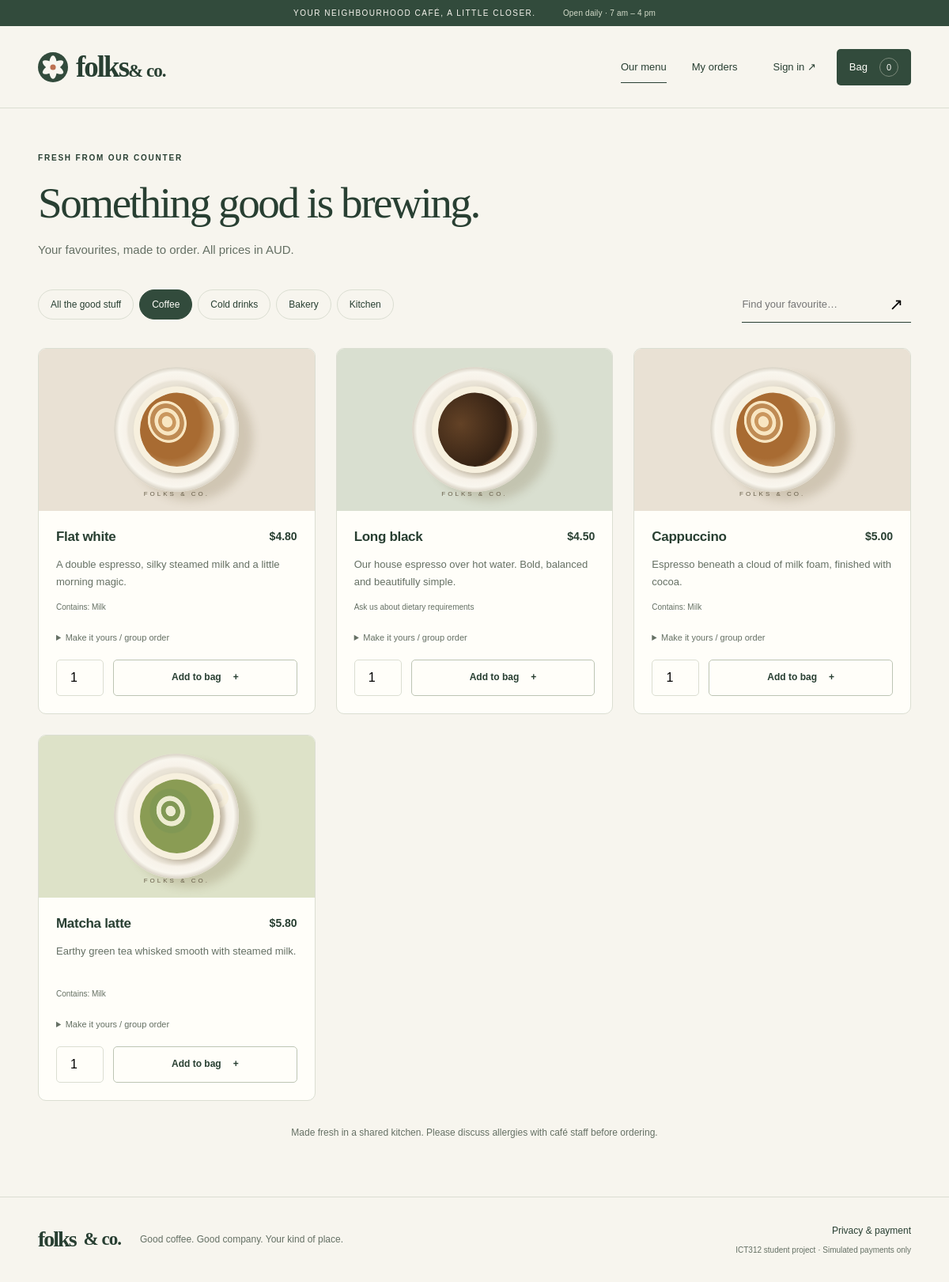
/index.php?page=menu&category=Coffee, run on the app's committed database.
### tables this page shows
CREATE TABLE IF NOT EXISTS menu_items (
 id BIGINT UNSIGNED AUTO_INCREMENT PRIMARY KEY,
 name VARCHAR(100) NOT NULL,
 category VARCHAR(40) NOT NULL,
 description VARCHAR(500) NOT NULL,
 allergens VARCHAR(190) NOT NULL DEFAULT '',
 price_cents INT UNSIGNED NOT NULL,
 available TINYINT(1) NOT NULL DEFAULT 1,
 artwork VARCHAR(30) NOT NULL DEFAULT 'coffee'
);

### app/bootstrap.php (called while the page is built, shortened)
<?php
$config = require __DIR__ . '/../config/config.php';
function db(): PDO {
    static $pdo;
    global $config;
    if (!$pdo) {
        $pdo = new PDO("mysql:host={$config['db_host']};port={$config['db_port']};dbname={$config['db_name']};charset=utf8mb4", $config['db_user'], $config['db_password'], [PDO::ATTR_ERRMODE => PDO::ERRMODE_EXCEPTION, PDO::ATTR_DEFAULT_FETCH_MODE => PDO::FETCH_ASSOC, PDO::ATTR_EMULATE_PREPARES => false]);
        $pdo->exec("SET time_zone = '+00:00'");
    }
    return $pdo;
}
function query(string $sql, array $params = []): PDOStatement { $stmt = db()->prepare($sql); $stmt->execute($params); return $stmt; }
function e(mixed $value): string { return htmlspecialchars((string)$value, ENT_QUOTES | ENT_SUBSTITUTE, 'UTF-8'); }
function money(int $cents): string { return '$' . number_format($cents / 100, 2); }
function url(string $page, array $params = []): string { return 'index.php?' . http_build_query(['page' => $page] + $params); }

### app/views.php (the view, shortened to what this page needs)
<?php
function heading(string $eyebrow, string $title, string $description = ''): void { ?>
<div class="page-heading"><span class="eyebrow"><?= e($eyebrow) ?></span><h1><?= e($title) ?></h1><?php if ($description): ?><p><?= e($description) ?></p><?php endif; ?></div>
<?php }
function artwork(array $item, string $class = ''): void { ?><div class="food-art <?= e($item['artwork']) ?> <?= e($class) ?>" role="img" aria-label="Illustration of <?= e($item['name']) ?>"><span class="plate"><span class="food-shape"></span></span><span class="art-caption">FOLKS & CO.</span></div><?php }
function render_page(string $page, ?array $user): void {
    switch ($page) {
    case 'home': ?>
    <?php break;
    case 'menu':
        $category = is_string($_GET['category'] ?? null) ? $_GET['category'] : '';
        $search = is_string($_GET['q'] ?? null) ? substr($_GET['q'],0,100) : '';
        $items = query('SELECT * FROM menu_items WHERE (? = \'\' OR category=?) AND (name LIKE ? OR description LIKE ?) ORDER BY id', [$category,$category,'%'.$search.'%','%'.$search.'%'])->fetchAll();
        heading('FRESH FROM OUR COUNTER','Something good is brewing.','Your favourites, made to order. All prices in AUD.'); ?>
        <div class="menu-toolbar"><nav class="filters" aria-label="Menu categories"><?php foreach ([''=>'All the good stuff','Coffee'=>'Coffee','Cold drinks'=>'Cold drinks','Bakery'=>'Bakery','Kitchen'=>'Kitchen'] as $value=>$label): ?><a class="filter <?= $category===$value?'active':'' ?>" href="<?= e(url('menu',['category'=>$value,'q'=>$search])) ?>" <?= $category===$value?'aria-current="true"':'' ?>><?= e($label) ?></a><?php endforeach; ?></nav><form class="search" method="get"><input type="hidden" name="page" value="menu"><input type="hidden" name="category" value="<?= e($category) ?>"><label class="sr-only" for="menu-search">Search the menu</label><input id="menu-search" name="q" value="<?= e($search) ?>" placeholder="Find your favourite…"><button aria-label="Search menu">↗</button></form></div>
        <div class="menu-grid"><?php foreach ($items as $item): ?><article class="menu-card"><?php artwork($item); ?><div class="menu-card-body"><div class="item-title"><h2><?= e($item['name']) ?></h2><strong><?= money((int)$item['price_cents']) ?></strong></div><p><?= e($item['description']) ?></p><small class="allergens"><?= $item['allergens']?'Contains: '.e($item['allergens']):'Ask us about dietary requirements' ?></small><?php if ($item['available']): ?><form method="post" class="add-form"><?= csrf_field() ?><?= $item['id'] ?><details><summary>Make it yours / group order</summary></details><div class="add-row"><?= $item['id'] ?> <?= e($item['name']) ?><input id="qty-<?= $item['id'] ?>" aria-label="Quantity for <?= e($item['name']) ?>" type="number" name="quantity" min="1" max="20" value="1" required><button class="button secondary">Add to bag <span aria-hidden="true">+</span></button></div></form><?php else: ?><div class="sold-out">Taking a little break · Sold out</div><?php endif; ?></div></article><?php endforeach; ?></div><?php if (!$items): ?><?= e(url('menu')) ?><?php endif; ?>
        <p class="menu-footnote">Made fresh in a shared kitchen. Please discuss allergies with café staff before ordering.</p>
    <?php break;
    case 'login': case 'register': $register = $page === 'register'; ?>
    default: heading('404','That page has wandered off.'); ?><a class="button" href="<?= e(url('home')) ?>">Back home</a><?php
    }
}
 ?>

### data on the page
menu_items: name "Flat white", price_cents "$4.80", description "A double espresso, silky steamed milk and a little morning magic.", allergens "Milk", quantity "1"
menu_items: name "Long black", price_cents "$4.50", description "Our house espresso over hot water. Bold, balanced and beautifully simple.", allergens "Ask us about dietary requirements"
menu_items: name "Cappuccino", price_cents "$5.00", description "Espresso beneath a cloud of milk foam, finished with cocoa.", allergens "Milk"
menu_items: name "Matcha latte", price_cents "$5.80", description "Earthy green tea whisked smooth with steamed milk.", allergens "Milk"

### other printed values
cart_count() "0"
$eyebrow "FRESH FROM OUR COUNTER"
$title "Something good is brewing."
$description "Your favourites, made to order. All prices in AUD."
$label "All the good stuff"
$label "Coffee"
$label "Cold drinks"
$label "Bakery"
$label "Kitchen"
